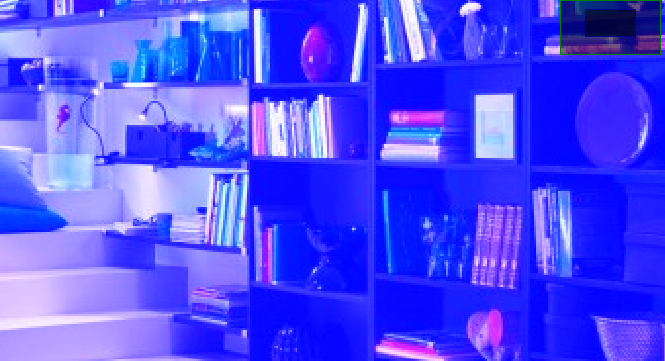
//> input picture 练习/test/build/bin/1.png, 665 x 361 px
$ ./c   (built with g++ and OpenCV 4)
//> lines starting //> are read from the running program, lines starting //| are printed output that depends on the picture
#include<iostream>
#include<opencv2/opencv.hpp>

using namespace std;
using namespace cv;

int main(int argc,char**argv)
{
	Mat srcImage=imread("1.png");
//> srcImage is the input picture: 361 rows x 665 cols, CV_8UC3; mean B, G, R 251.6, 76, 78.1
	Mat Image=imread("2.jpg");
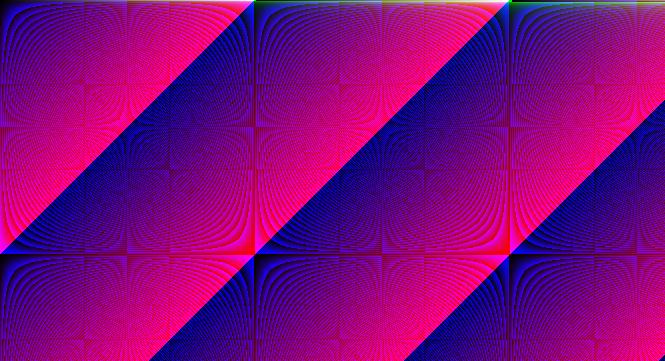
//> input picture 练习/test/build/bin/2.jpg, 665 x 361 px
//> Image is the input picture: 361 rows x 665 cols, CV_8UC3; mean B, G, R 124.7, 7.1, 127.2

	Mat B=Image.mul(srcImage);
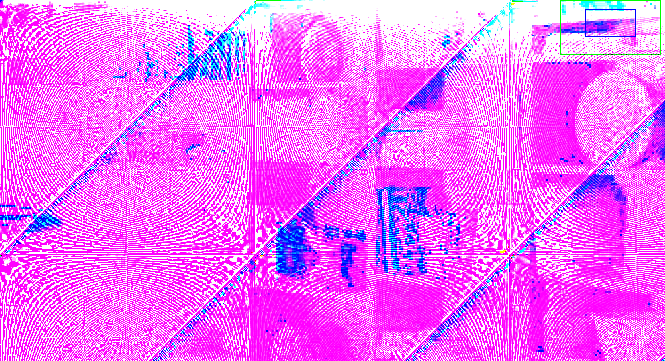
//> B: 361 rows x 665 cols, CV_8UC3; mean B, G, R 254.6, 113.1, 241.9
	Mat A=B.t();
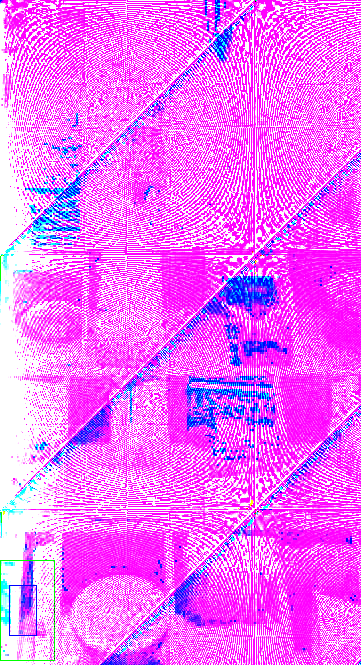
//> A: 665 rows x 361 cols, CV_8UC3; mean B, G, R 254.6, 113.1, 241.9
	imshow("A",A);
	imshow("B",B);

	waitKey(0);
}
